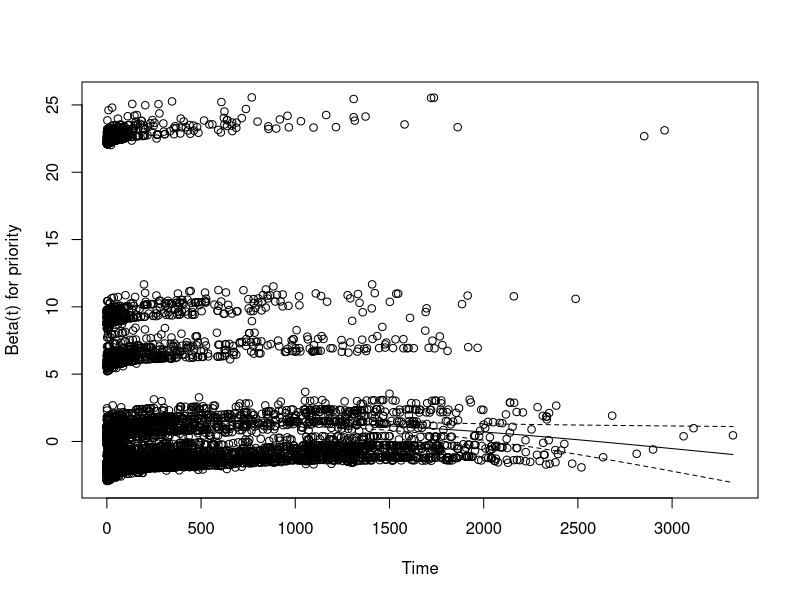
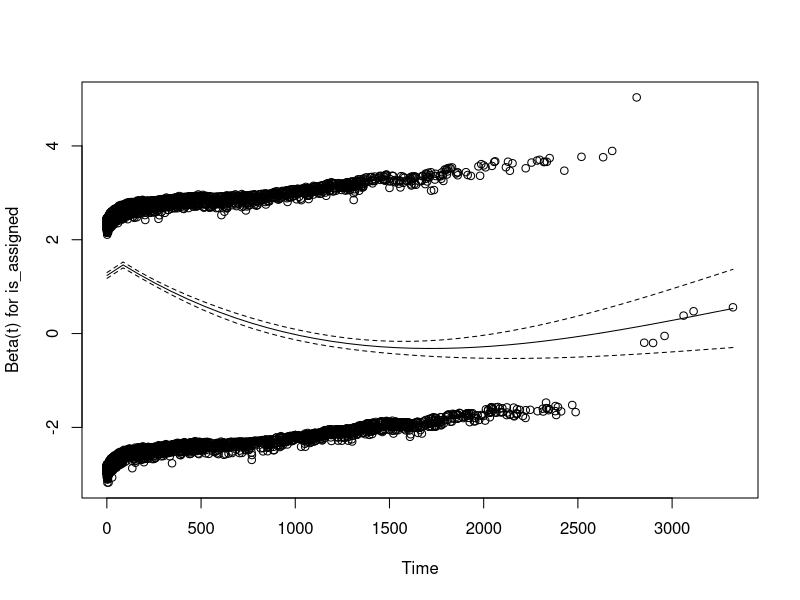
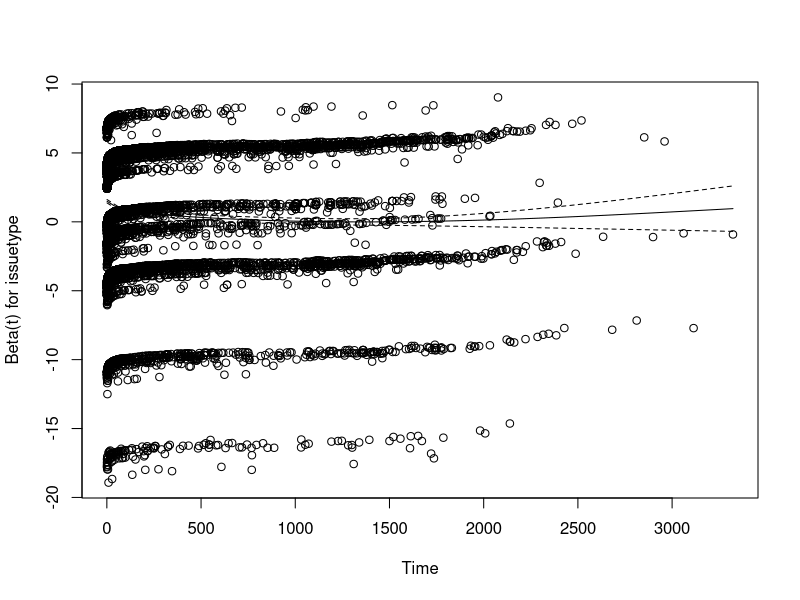

Generate these figures, in order, with R: (Note: this script raises an error after producing the figures.)
library("survival")
library("survminer")

issues = read.csv("dataset/hbase_features_raw.csv", header = TRUE, sep="\t")

# transform columns into factors with the modes as first value
issues$priority <- factor(issues$priority, levels=c(3,1,2,4,5))
issues$is_assigned <- factor(issues$is_assigned)
issues$issuetype <- factor(issues$issuetype)
issues$has_priority_change <- factor(issues$has_priority_change)


res.cox <- coxph(Surv(start, end, is_dead) ~ priority + is_assigned + issuetype, data = issues)
fit <- survfit(res.cox, data = issues)

test = cox.zph(res.cox, transform = "identity")
print(test)

pdf("residuals.pdf")
for (i in 1:(length(test)-2)){
    plot(test[i])
}
dev.off()